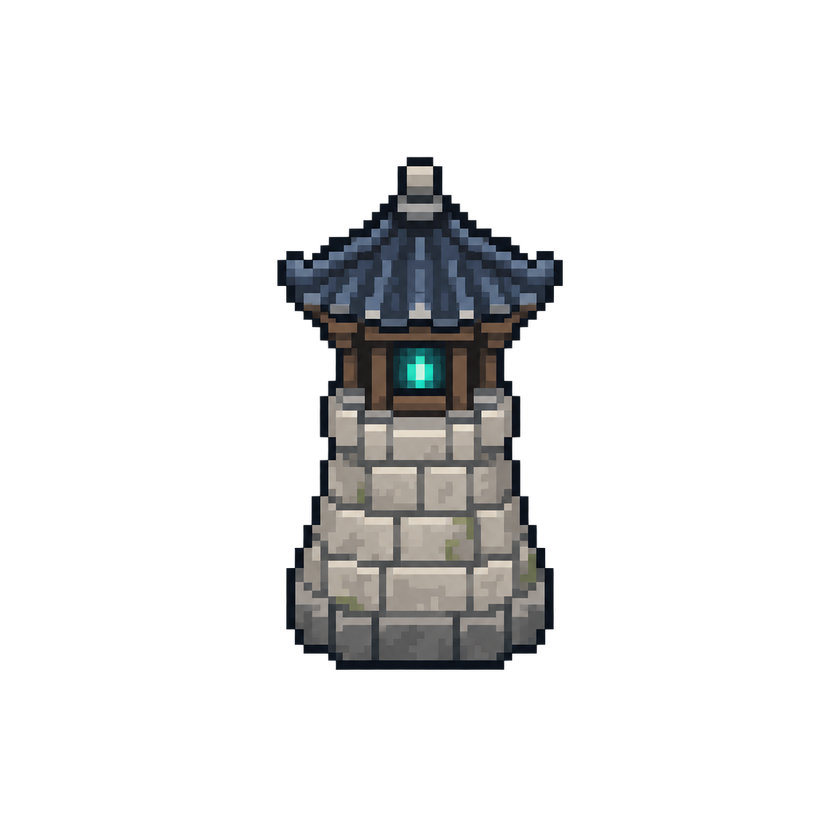
#> input picture assets/art/wp005/facilities/bongsu.png, 840 x 840 px, shrunk from 1254 x 1254 before the run
$ python -i art_convert_wp005.py   (imports and definitions only)
#> lines starting #> are read from the running program, lines starting #| are printed output that depends on the picture
#> further down, picture is the input picture: PIL image 840x840 RGBA; mean R, G, B, A 14.2, 14.3, 14.3, 36.6
#!/usr/bin/env python3
"""WP-005 derived facility states (D-050 / D-051).

The primary contract files (idle / active / connected, 40x40) are produced
from the generated sources by game/tools/import_wp005_sources.gd (PR #11).
This script derives the lights-off stand-ins from THOSE files: inactive /
disconnected = same silhouette, desaturated and darker, marked derived_off
in the manifest. They are placeholders until GPT delivers dedicated frames;
nothing here is judged a completed asset (ART_GUIDE).

    python scripts/art_convert_wp005.py [--check]

Writes the derived PNGs and prints a JSON record (per file: primary sha256,
output sha256) that the result document and the manifest quote. --check
verifies the files on disk are exactly what the script would write.
"""
import hashlib
import io
import json
import os
import sys

from PIL import Image, ImageEnhance

ROOT = os.path.dirname(os.path.dirname(os.path.abspath(__file__)))
OUT = os.path.join(ROOT, "assets", "art", "wp005", "facilities")
CANVAS = 40

# asset_id -> (primary state file produced by import_wp005_sources.gd, derived state)
SOURCES = {
    "hwacha": ("idle", "inactive"),
    "jangseung": ("idle", "inactive"),
    "bongsu": ("connected", "disconnected"),
    "sensor": ("active", "inactive"),
}


def sha256(path):
    with open(path, "rb") as f:
        return hashlib.sha256(f.read()).hexdigest()


def derive_off(img):
    """Lights-off stand-in: desaturate and darken, keep the silhouette."""
    rgb = img.convert("RGB")
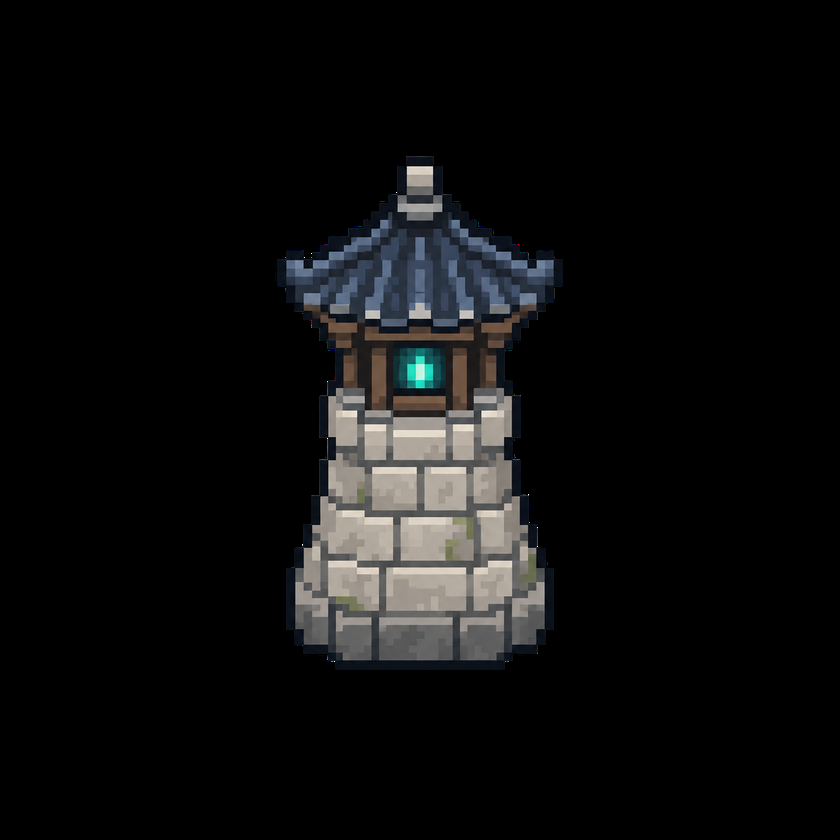
#> rgb: PIL image 840x840 RGB; mean R, G, B 14.2, 14.3, 14.3
    rgb = ImageEnhance.Color(rgb).enhance(0.25)
    rgb = ImageEnhance.Brightness(rgb).enhance(0.72)
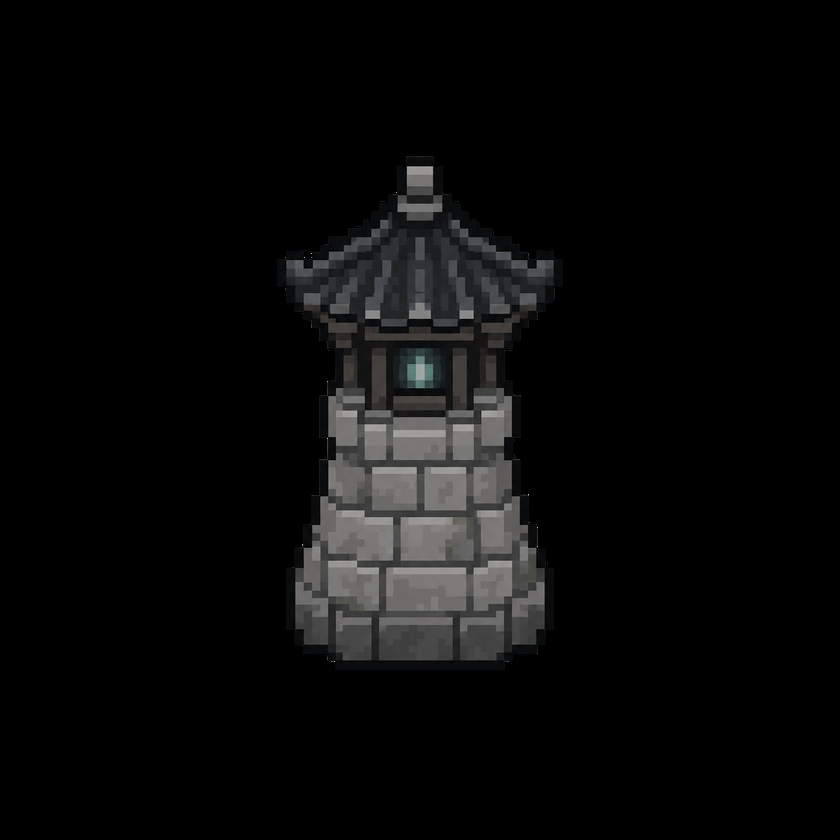
#> rgb: PIL image 840x840 RGB; mean R, G, B 10.1, 10.1, 10.2
    out = rgb.convert("RGBA")
    out.putalpha(img.getchannel("A"))
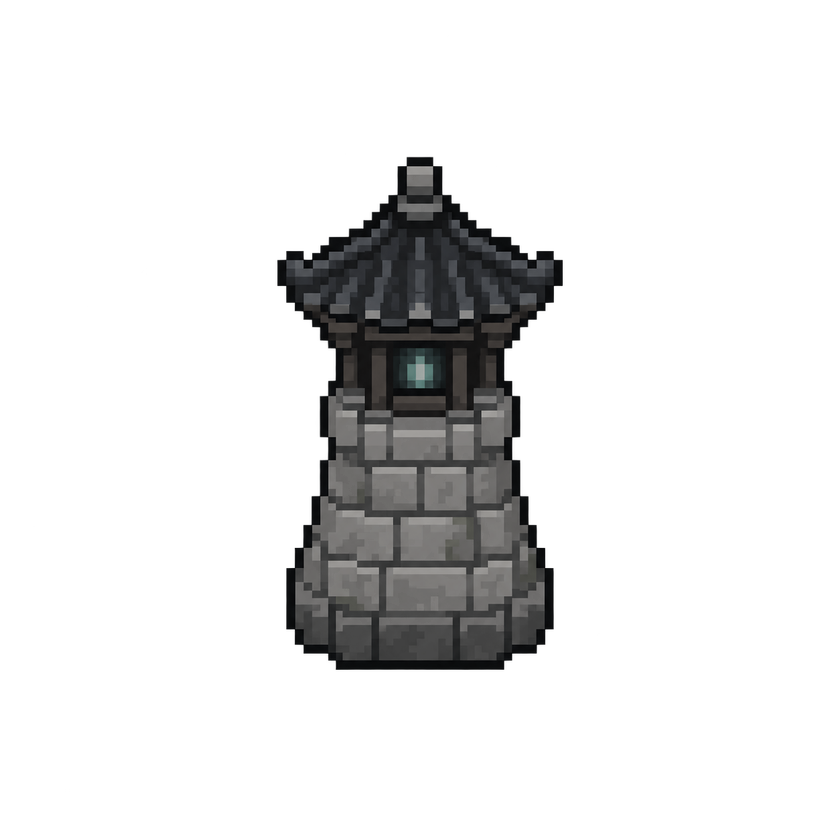
#> out: PIL image 840x840 RGBA; mean R, G, B, A 10.1, 10.1, 10.2, 36.6; transparent parts drawn white
    px = out.load()
    for y in range(out.height):
        for x in range(out.width):
            if px[x, y][3] == 0:
                px[x, y] = (0, 0, 0, 0)
    return out


# [43 lines left out: function main, not called in this run]


# [2 lines not run here, left out]

>>> from PIL import Image
>>> picture = Image.open('../assets/art/wp005/facilities/bongsu.png')
>>> result = derive_off(picture)

$ run again, on assets/art/wp005/facilities/sensor.png
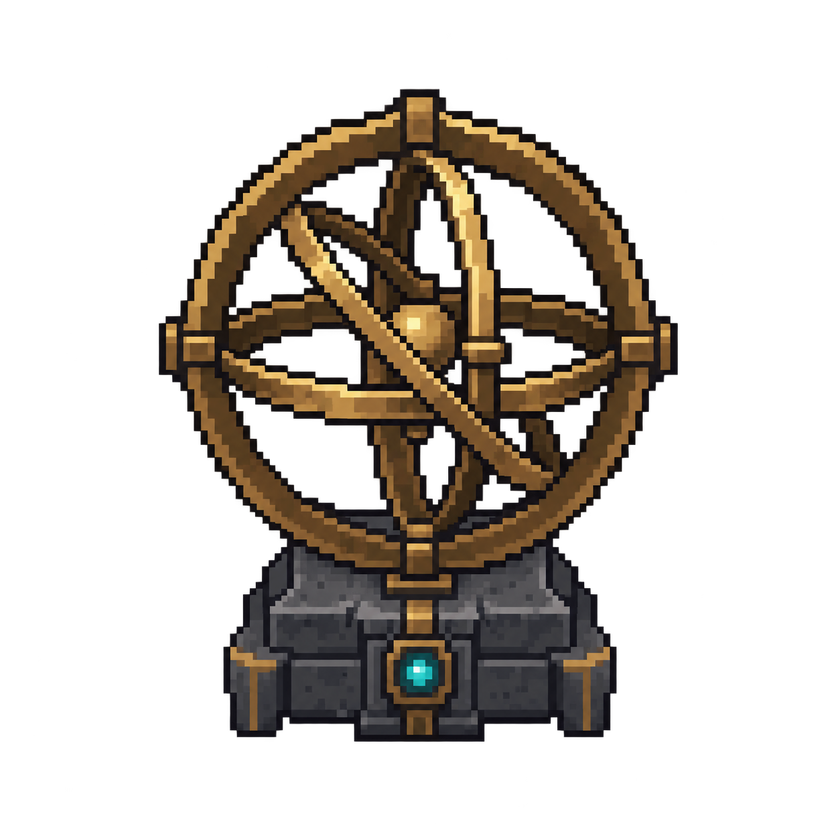
#> input picture assets/art/wp005/facilities/sensor.png, 840 x 840 px, shrunk from 1254 x 1254 before the run
#> picture is the input picture: PIL image 840x840 RGBA; mean R, G, B, A 24.1, 18.9, 13.2, 72.4
#> in derive_off, `rgb = ImageEnhance.Brightness(rgb).enhance(0.72)`:
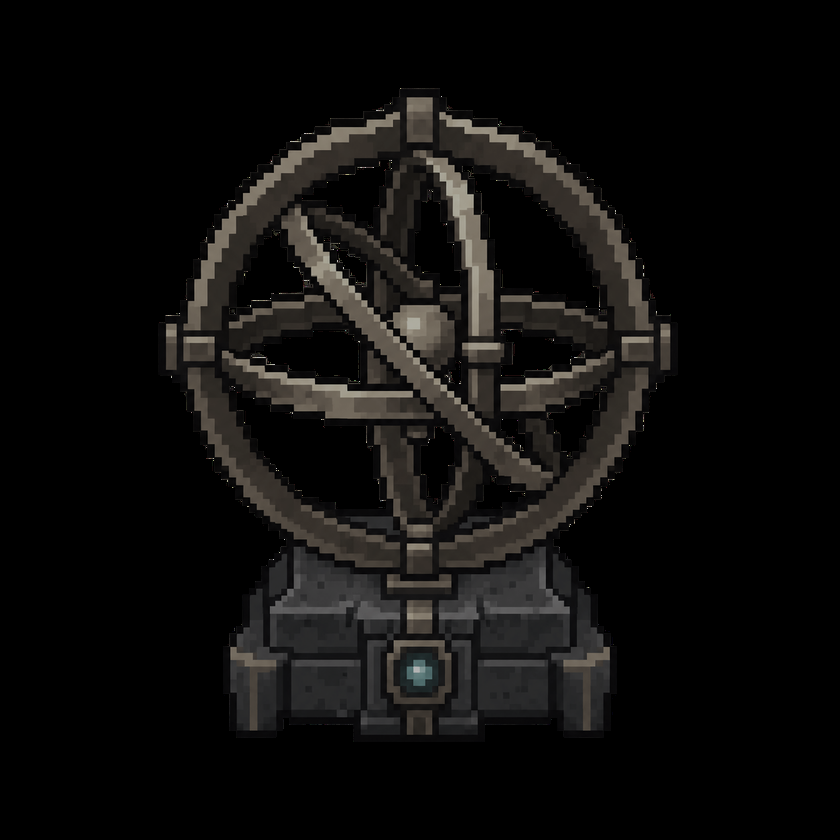
#> rgb: PIL image 840x840 RGB; mean R, G, B 14.8, 13.9, 12.8
#> in derive_off, `out.putalpha(img.getchannel("A"))`:
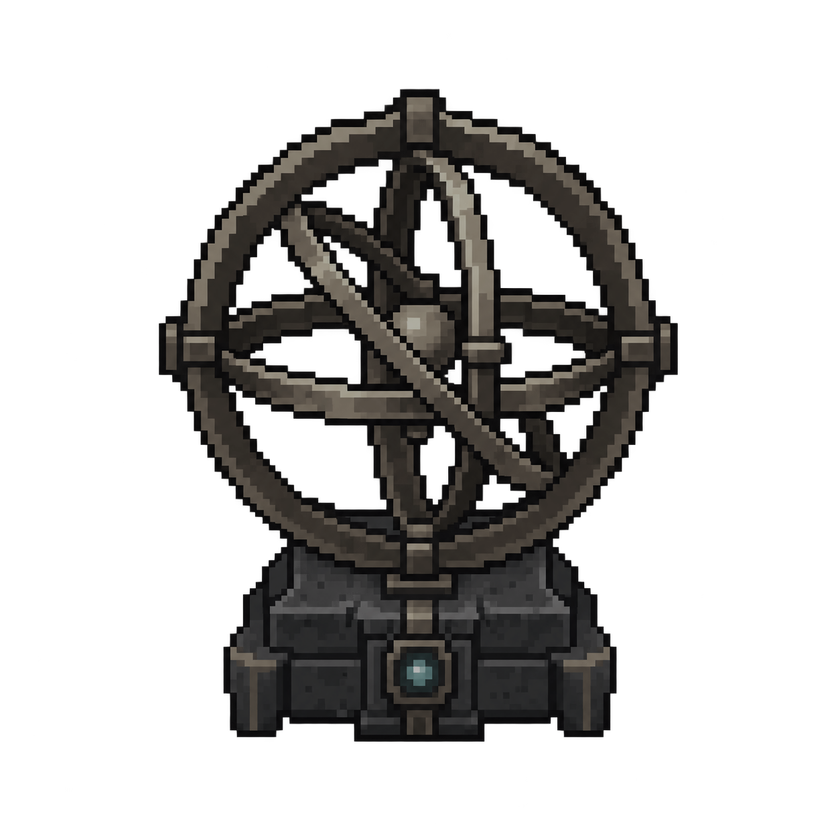
#> out: PIL image 840x840 RGBA; mean R, G, B, A 14.8, 13.9, 12.8, 72.4; transparent parts drawn white
